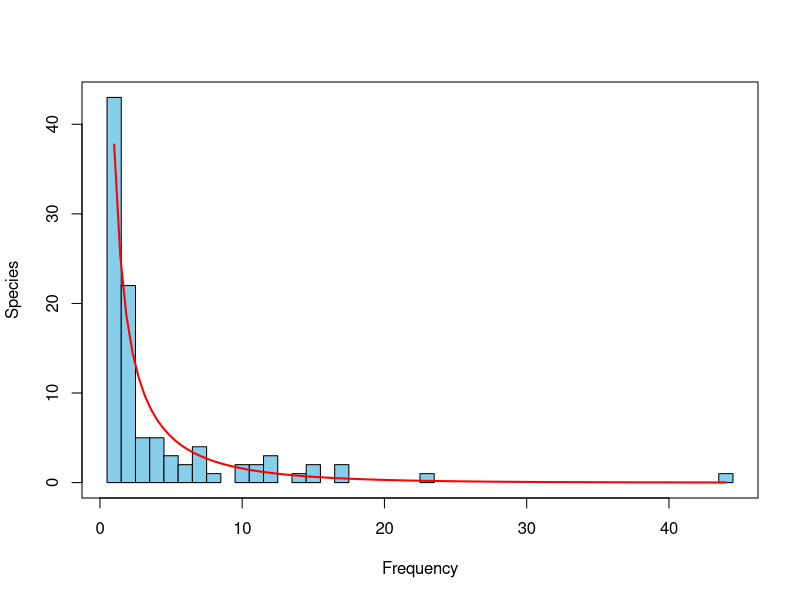
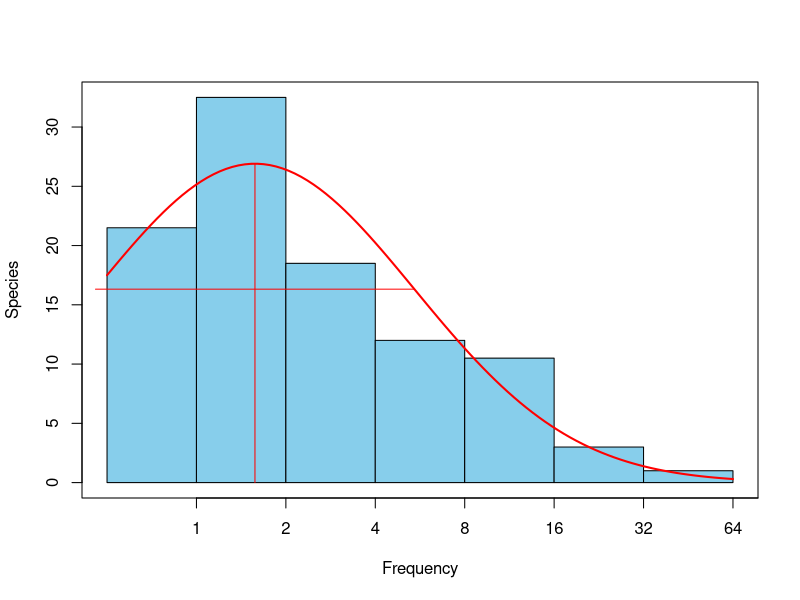
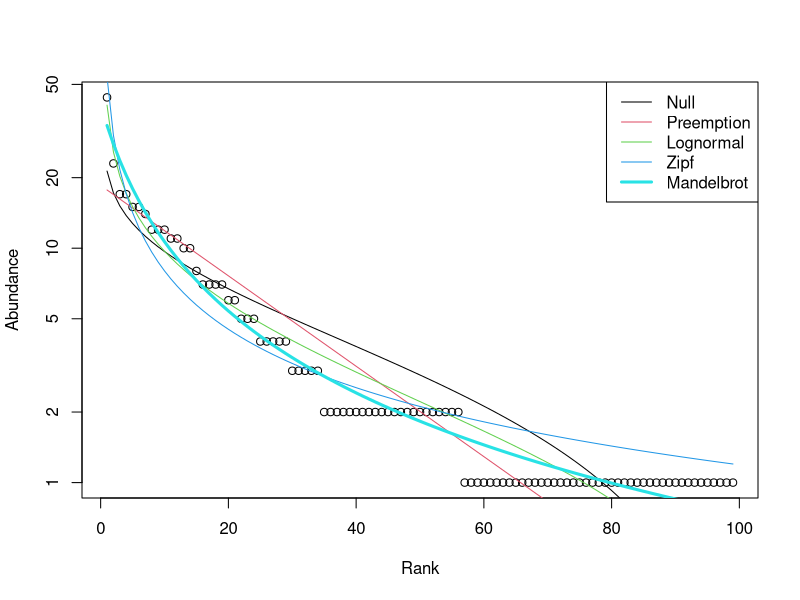
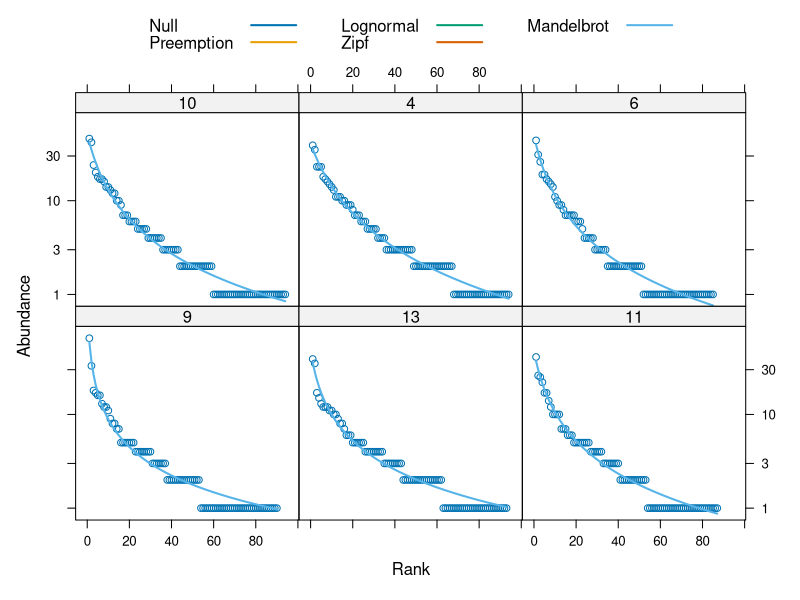
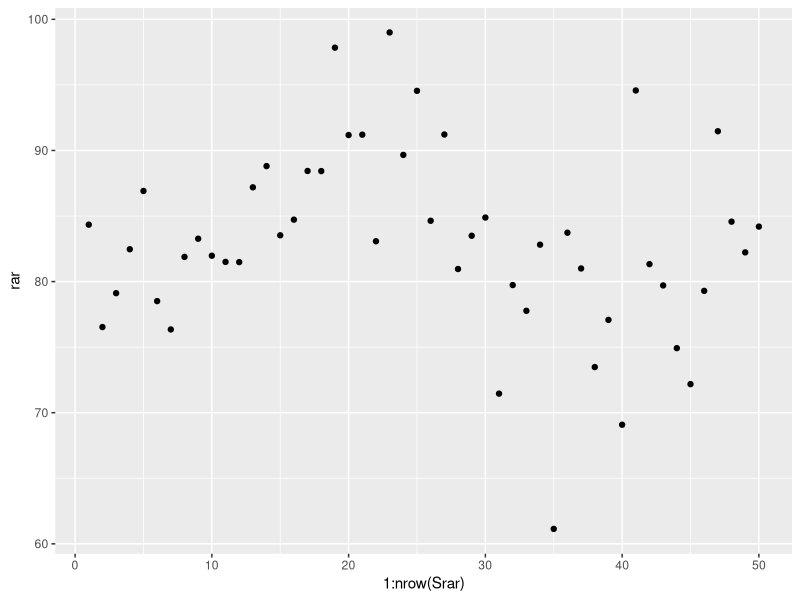

Recreate these plots in R, in order.
## ---- chunk 1
library(tidyverse)

mites <- read.csv('../../../static/BCB743/Num_Ecol_R_book_ed1/mite.txt', sep = "")

# make a head-tail function
ht <- function(d) rbind(head(d, 7), tail(d, 7))

# Lets look at a portion of the data:
ht(mites[, 1:7])
## ---- chunk 2
library(vegan)

# ?BCI # see the help file for a description of the data

data(BCI)

# take one random sample of a row (site):
k <- sample(nrow(BCI), 1)
fish <- fisherfit(BCI[k,])
fish
plot(fish)
## ---- chunk 3
pres <- prestondistr(BCI[k,])
pres
plot(pres)

## ---- chunk 4
rad <- radfit(BCI[k,])
rad
plot(rad)
## ---- chunk 5
m <- sample(nrow(BCI), 6)
rad2 <- radfit(BCI[m, ])
rad2
plot(rad2)
## ---- chunk 6
quantile(rowSums(BCI))
Srar <- data.frame(rar = rarefy(BCI, min(rowSums(BCI))))

ggplot(Srar, aes(x = 1:nrow(Srar), y = rar)) +
  geom_point()

